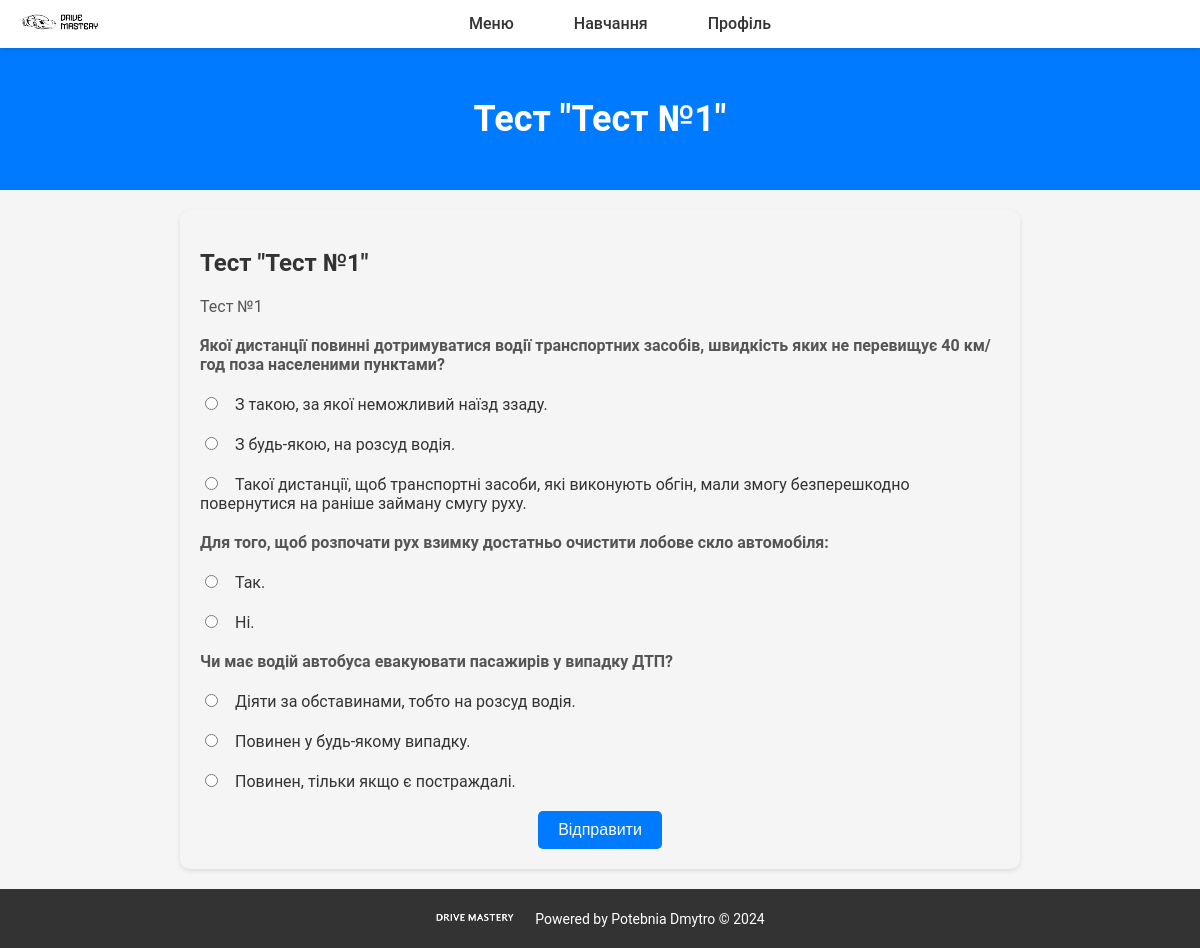
The page /student_main/take_test/5/ (signed in) on the database its author committed.
### main/models.py (models this page shows, shortened)
class Test(models.Model): # Модель тесту
    title = models.CharField(max_length=200) # Назва тесту
    description = models.TextField() # Опис тесту
    questions = models.ManyToManyField(Question) # Зв'язок з питаннями
    created_at = models.DateTimeField(auto_now_add=True) # Дата створення тесту

class Question(models.Model): # Модель питання
    question_text = models.TextField() # Текст питання
    created_at = models.DateTimeField(auto_now_add=True) # Дата створення питання

class Answer(models.Model): # Модель відповіді
    question = models.ForeignKey(Question, on_delete=models.CASCADE, related_name='answers') # Зв'язок з питанням
    answer_text = models.TextField() # Текст відповіді
    is_correct = models.BooleanField(default=False) # Чи є відповідь правильною

### main/views.py (the view)
# urls.py: path('<str:user_type>_main/take_test/<int:test_id>/', views.take_test, name='take_test'),
@login_required
def take_test(request, user_type, test_id): # Функція "пройти тест"
    test = Test.objects.get(id=test_id)
    questions = test.questions.all()
    if request.method == 'POST':
        score = 0
        for question in questions:
            selected_answer = request.POST.get(f'question_{question.id}')
            correct_answer = question.answers.filter(is_correct=True).first()
            if correct_answer and str(correct_answer.id) == selected_answer:
                score += 1
        context = {
            'show_content': 'test_result',
            'page_title': f'Результат тесту "{test.title}"',
            'score': score,
            'total_questions': questions.count(),
        }
        return render(request, f'main/{user_type}.html', context)
    else:
        context = {
            'show_content': 'take_test',
            'page_title': f'Тест "{test.title}"',
            'test': test,
            'questions': questions,
        }
        return render(request, f'main/{user_type}.html', context)

### main/templates/main/student.html (shortened to what this page needs)
<!DOCTYPE html>
<html lang="uk">
<head>
    <link rel="stylesheet" href="/static/css/users.css">
    <link rel="stylesheet" href="/static/css/forms.css">
    <link rel="stylesheet" href="/static/css/materials.css">
</head>
<body>
    <nav>
        <div class="logo">
            <a href="{% url 'student' %}" id="logo-link">
                <img src="/static/png/logo.png" alt="Logo" id="logo">
            </a>
        </div>
        <div class="nav-container">
            <ul class="nav-links">
                <li>
                    <a href="#">Меню</a>
                </li>
                <li>
                    <a href="#">Навчання</a>
                </li>
                <li>
                    <a href="#">Профіль</a>
                </li>
            </ul>
        </div>
    </nav>
    <header>
        <h1>{{ page_title }}</h1>
    </header>
    <main>
        {% include 'main/extends/materials.html' %}
    </main>
    <footer>
        <div class="footer-logo">
            <img src="/static/png/footer.png" alt="Footer Logo">
        </div>
        <div class="footer-text">Powered by Potebnia Dmytro © 2024</div>
    </footer>
</body>
</html>

### main/templates/main/extends/materials.html (shortened to what this page needs)
{% if show_content == 'materials' %}
	<div class="materials-section">
        <h2>Відео</h2>
        <ul>
            {% for video in videos %}
                <li>
                    <h3>{{ video.title }}</h3>
                    <p>{{ video.description }}</p>
                    {% if video.video_file %}
                        <video controls>
                            <source src="{{ video.video_file.url }}" type="video/mp4">
                            Your browser does not support the video tag.
                        </video>
                    {% endif %}
                </li>
            {% endfor %}
        </ul>
        <h2>Тести</h2>
        <ul>
            {% for test in tests %}
			{% if test.questions.all %}
                <li><a href="{% url 'take_test' user_type=request.user.user_type test_id=test.id %}">{{ test.title }}</a></li>
            {% endif %}
			{% endfor %}
        </ul>
	</div>
{% elif show_content == 'take_test' %}
	<div class="test-section">
		<h2>{{ page_title }}</h2>
        <p>{{ test.description }}</p>
        <form method="post">
            {% for question in questions %}
            <div>
                <p>{{ question.question_text }}</p>
                {% for answer in question.answers.all %}
                <div>
                    <input type="radio" name="question_{{ question.id }}" value="{{ answer.id }}">
                    <label>{{ answer.answer_text }}</label>
                </div>
                {% endfor %}
            </div>
            {% endfor %}
            <button type="submit">Відправити</button>
        </form>
	</div>
{% elif show_content == 'test_result' %}
	<div class="test-result-section">
		<h2>{{ page_title }}</h2>
        <p>Ваш результат: {{ score }}/{{ total_questions }}</p>
	</div>
{% endif %}

### static/css/users.css (style rules this page uses)
body { font-family: 'Roboto', sans-serif; margin: 0; padding: 0; background-color: #f5f5f5; color: #333; }
main { padding: 20px; }
nav { display: flex; justify-content: space-between; align-items: center; padding: 10px 20px; background-color: #ffffff; box-shadow: 0 2px 5px rgba(0, 0, 0, 0.1); position: relative; z-index: 1; }
.logo img { width: 80px; height: auto; transition: transform 0.3s ease; }
.nav-container { display: flex; justify-content: center; flex-grow: 1; }
.nav-links { display: flex; list-style: none; margin: 0; padding: 0; align-items: center; }
.nav-links li { position: relative; }
.nav-links li:last-child { margin-right: 0; }
.nav-links li a { text-decoration: none; color: #333; font-weight: 500; transition: color 0.3s ease; padding: 10px; margin-right: 40px; border-radius: 5px; }
header { text-align: center; padding: 50px 0; background-color: #007bff; color: #ffffff; }
header h1 { font-size: 36px; margin: 0; }
footer { background-color: #333; color: #ffffff; padding: 20px; text-align: center; display: flex; justify-content: center; align-items: center; }
.footer-logo img { width: 80px; height: auto; margin-right: 20px; }
.footer-text { font-size: 14px; }

### static/css/materials.css (style rules this page uses)
.test-section { max-width: 800px; margin: 0 auto; padding: 20px; background-color: #f5f5f5; border-radius: 10px; box-shadow: 0 2px 5px rgba(0, 0, 0, 0.1); }
.test-section h2 { font-size: 24px; margin-bottom: 20px; color: #333; }
.test-section p { color: #555; margin-bottom: 20px; }
.test-section form { margin-top: 20px; }
.test-section form div { margin-bottom: 20px; }
.test-section form div p { font-weight: bold; }
.test-section form div label { margin-left: 10px; }
.test-section form button { display: block; margin: 0 auto; padding: 10px 20px; background-color: #007bff; color: #fff; border: none; border-radius: 5px; font-size: 16px; cursor: pointer; transition: background-color 0.3s ease; }

### rows shown on the page
Test: description "Тест №1"
Question: question_text "Якої дистанції повинні дотримуватися водії транспортних засобів, швидкість яких не перевищує 40 км/год поза населеними пунктами?"
Answer: answer_text "З такою, за якої неможливий наїзд ззаду."
Answer: answer_text "З будь-якою, на розсуд водія."
Answer: answer_text "Такої дистанції, щоб транспортні засоби, які виконують обгін, мали змогу безперешкодно повернутися на раніше займану смугу руху."
Question: question_text "Для того, щоб розпочати рух взимку достатньо очистити лобове скло автомобіля:"
Answer: answer_text "Так."
Answer: answer_text "Ні."
Question: question_text "Чи має водій автобуса евакуювати пасажирів у випадку ДТП?"
Answer: answer_text "Діяти за обставинами, тобто на розсуд водія."
Answer: answer_text "Повинен у будь-якому випадку."
Answer: answer_text "Повинен, тільки якщо є постраждалі."

### other values the page prints
{{ page_title }} "Тест \"Тест №1\""
